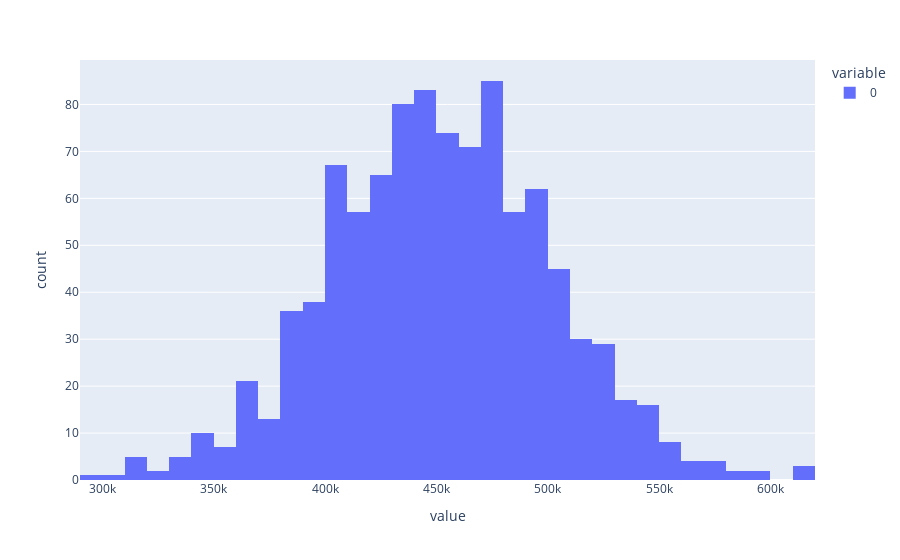

The code cell stored with this chart in its notebook:
### Code cell
px.histogram(N)

### Figure 1 — Plotly figure (JSON) as saved in the notebook; plotly's stock layout.template omitted (floating-point values rounded to 4 significant figures; data arrays with more than 128 entries replaced by an {"elided": "..."} marker saying what was removed)
{"data": [{"alignmentgroup": "True", "bingroup": "x", "hovertemplate": "variable=0<br>value=%{x}<br>count=%{y}<extra></extra>", "legendgroup": "0", "marker": {"color": "#636efa", "pattern": {"shape": ""}}, "name": "0", "offsetgroup": "0", "orientation": "v", "showlegend": true, "type": "histogram", "x": {"elided": "1000 int values"}, "xaxis": "x", "yaxis": "y"}], "layout": {"barmode": "relative", "legend": {"title": {"text": "variable"}, "tracegroupgap": 0}, "margin": {"t": 60}, "xaxis": {"anchor": "y", "domain": [0, 1], "title": {"text": "value"}}, "yaxis": {"anchor": "x", "domain": [0, 1], "title": {"text": "count"}}}}
